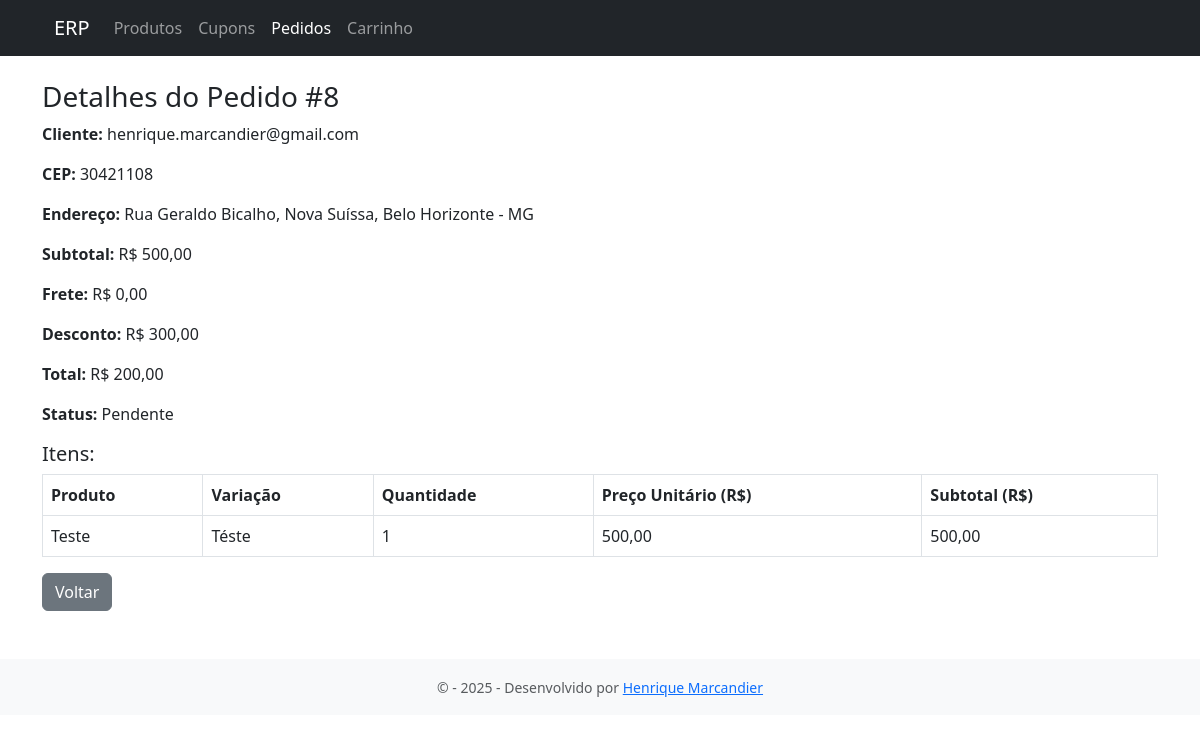
The app's page /?url=pedido/detalhes&id=8, older data.
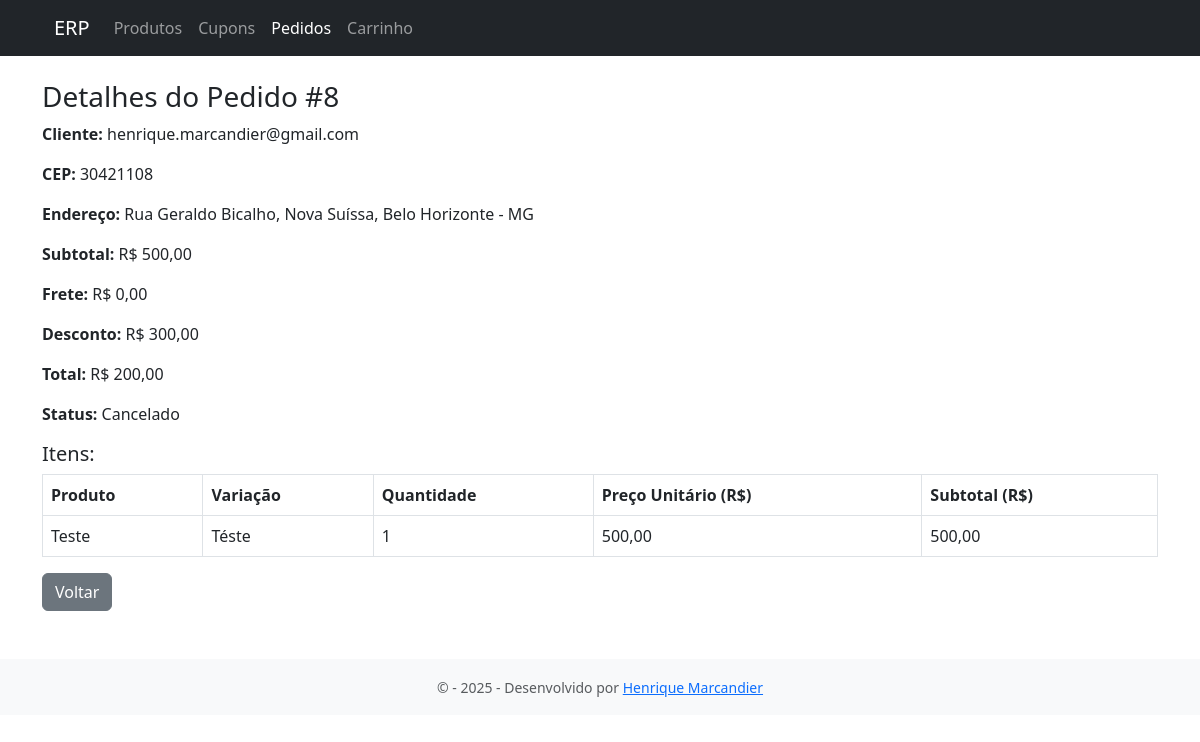
The same page, newer data.
### tables this page shows
CREATE TABLE `pedidos` (
  `id` int(11) NOT NULL AUTO_INCREMENT,
  `cliente_nome` varchar(100) NOT NULL,
  `email_cliente` varchar(100) DEFAULT NULL,
  `cep` varchar(10) DEFAULT NULL,
  `endereco` varchar(255) DEFAULT NULL,
  `status` enum('Pendente','Processando','Enviado','Cancelado','Concluído') DEFAULT 'Pendente',
  `cupom_aplicado` varchar(255) DEFAULT NULL,
  `subtotal` decimal(10,2) NOT NULL DEFAULT 0.00,
  `frete` decimal(10,2) NOT NULL DEFAULT 0.00,
  `desconto` decimal(10,2) NOT NULL DEFAULT 0.00,
  `total` decimal(10,2) NOT NULL DEFAULT 0.00,
  `criado_em` datetime DEFAULT current_timestamp(),
  PRIMARY KEY (`id`)
);

### controllers/PedidoController.php (called while the page is built, shortened)
<?php
require_once __DIR__ . '/../models/Cupom.php';
        ?>
        <?php
function detalhesPedido() {
    global $conn;
    $id = intval($_GET['id']);
    $resPedido = $conn->query("SELECT * FROM pedidos WHERE id = $id");
    $pedido = $resPedido->fetch_assoc();
    $resItens = $conn->query("SELECT pi.*, v.nome AS variacao_nome, p.nome AS produto_nome FROM pedido_itens pi
        JOIN variacoes v ON pi.variacao_id = v.id
        JOIN produtos p ON v.produto_id = p.id
        WHERE pi.pedido_id = $id");
    $itens = $resItens->fetch_all(MYSQLI_ASSOC);
    include __DIR__ . '/../views/pedidos/detalhes.php';
}
    ?>

### views/pedidos/detalhes.php (the view)
<?php include __DIR__ . '/../layout/header.php'; ?>
<div class="container mt-4">
  <h3>Detalhes do Pedido #<?= $pedido['id'] ?></h3>
  <p><strong>Cliente:</strong> <?= htmlspecialchars($pedido['email_cliente']) ?></p>
  <p><strong>CEP:</strong> <?= htmlspecialchars($pedido['cep']) ?></p>
  <p><strong>Endereço:</strong> <?= htmlspecialchars($pedido['endereco']) ?></p>
  <p><strong>Subtotal:</strong> R$ <?= number_format($pedido['subtotal'], 2, ',', '.') ?></p>
  <p><strong>Frete:</strong> R$ <?= number_format($pedido['frete'], 2, ',', '.') ?></p>
  <p><strong>Desconto:</strong> R$ <?= number_format($pedido['desconto'], 2, ',', '.') ?></p>
  <p><strong>Total:</strong> R$ <?= number_format($pedido['total'], 2, ',', '.') ?></p>
  <p><strong>Status:</strong> <?= htmlspecialchars($pedido['status'] ?? 'Pendente') ?></p>
  <h5>Itens:</h5>
  <table class="table table-bordered">
    <thead>
      <tr>
        <th>Produto</th>
        <th>Variação</th>
        <th>Quantidade</th>
        <th>Preço Unitário (R$)</th>
        <th>Subtotal (R$)</th>
      </tr>
    </thead>
    <tbody>
      <?php foreach ($itens as $item): ?>
      <tr>
        <td><?= htmlspecialchars($item['produto_nome']) ?></td>
        <td><?= htmlspecialchars($item['variacao_nome']) ?></td>
        <td><?= $item['quantidade'] ?></td>
        <td><?= number_format($item['preco_unitario'], 2, ',', '.') ?></td>
        <td><?= number_format($item['quantidade'] * $item['preco_unitario'], 2, ',', '.') ?></td>
      </tr>
      <?php endforeach; ?>
    </tbody>
  </table>
  <a href="?url=pedidos" class="btn btn-secondary">Voltar</a>
</div>
<?php include __DIR__ . '/../layout/footer.php'; ?>

Row changes from the older to the newer data that the page shows:
changed pedidos "henrique.marcandier@gmail.com": status "Pendente" → "Cancelado"
